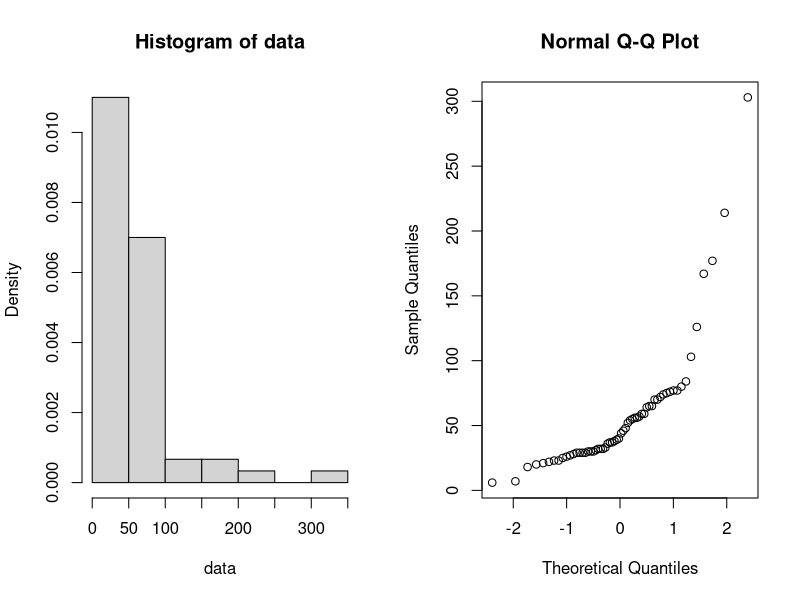
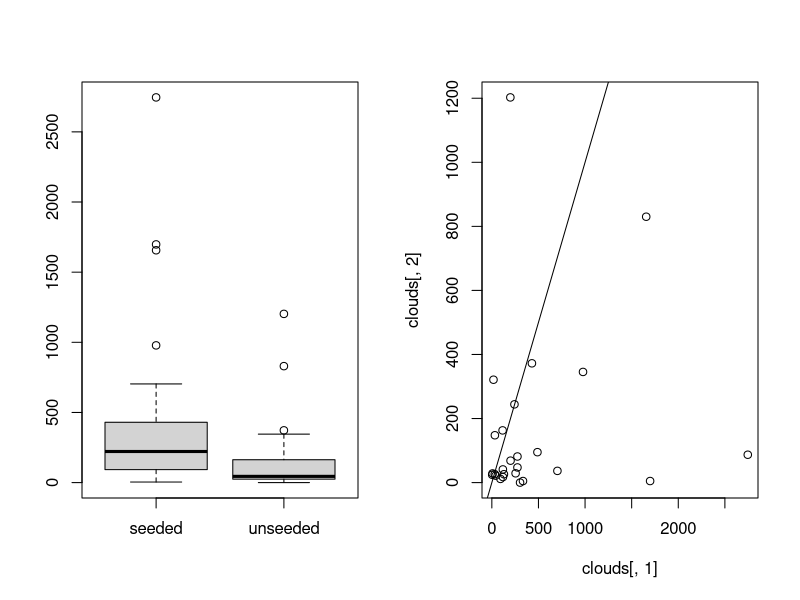
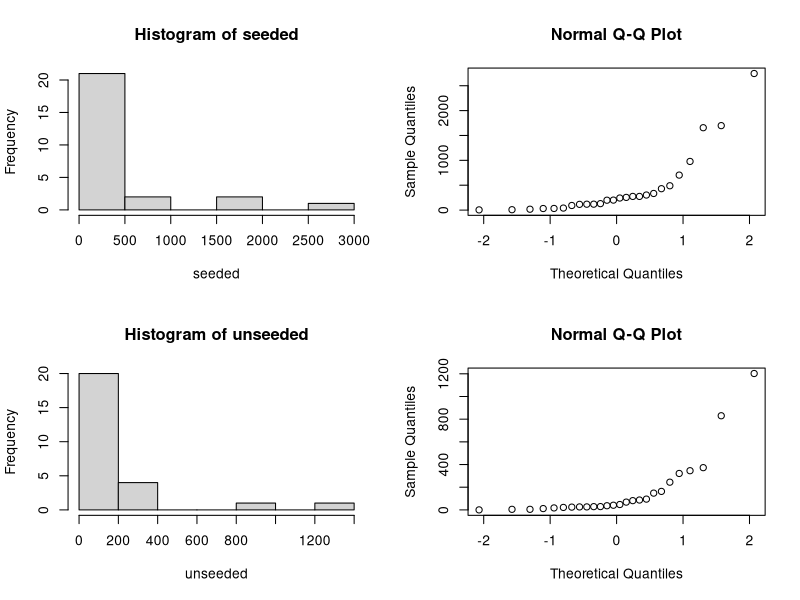
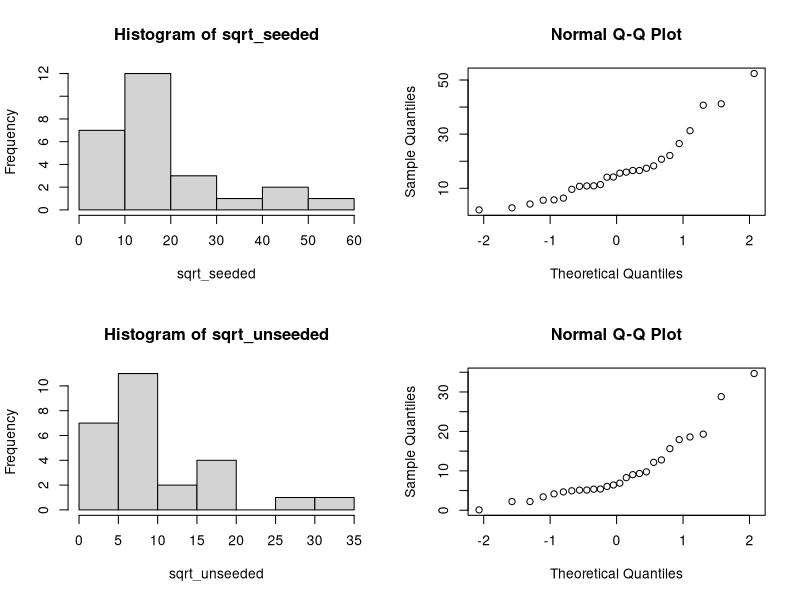
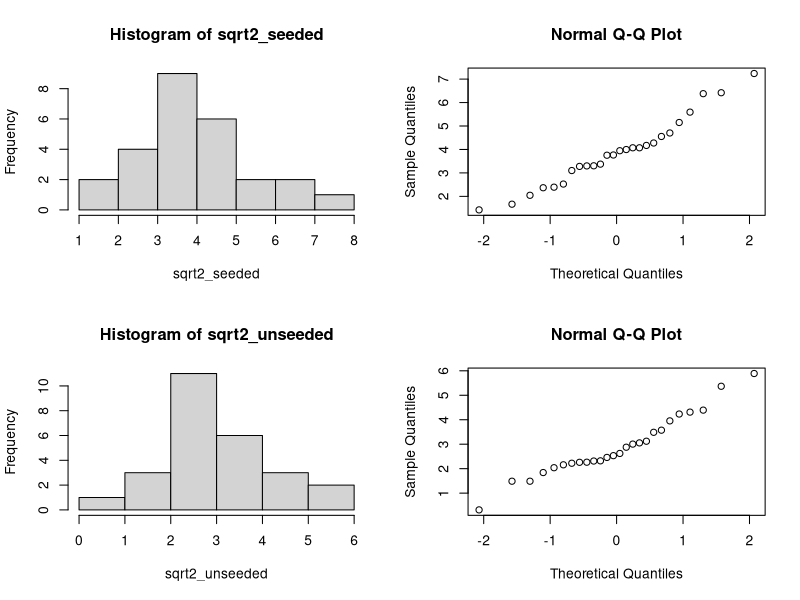
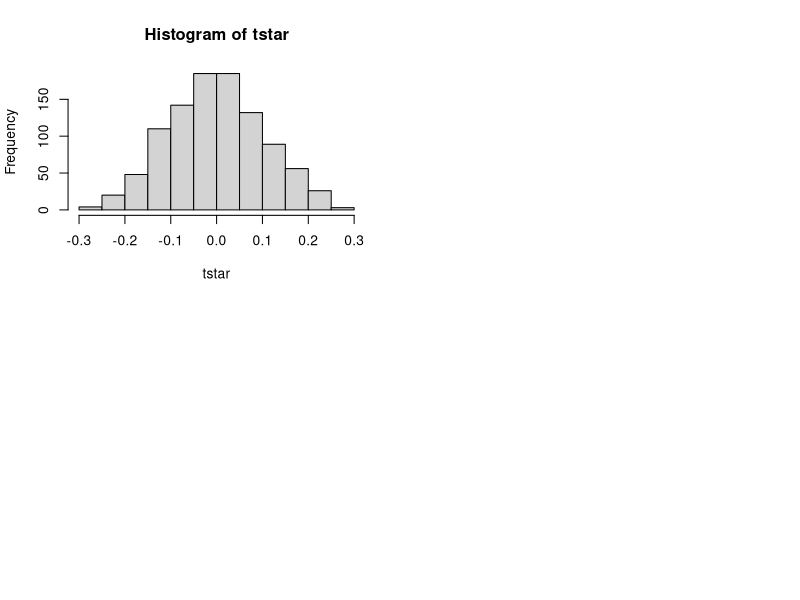

The R script that drew these images, in order:
## ---- chunk 1
data = read.table("telephone.txt", header=TRUE)
data = data[,1]

seqconst = seq(0.01,0.1,0.001)
constindex = 1
parr = numeric(length(seqconst))

x=seq(0,max(data),length=1000)

t_stat = median(data)
B = 1000
tstar = numeric(B)
n = length(data)
## ---- chunk 2

for(j in seqconst){
  for(i in 1:B){
    xstar = rexp(n,j)
    tstar[i] = median(xstar)
  }
  
  pl = sum(tstar<t_stat)/B
  pr=sum(tstar>t_stat)/B
  p = 2*min(pl,pr)
  parr[constindex] = p
  constindex = constindex+1
}

seqconst[parr>0.05]
## ---- chunk 3
data = scan("klm.txt")
par(mfrow=c(1,2))
hist(data, prob=T)
qqnorm(data)
## ---- chunk 4
# m0 = 31 - expected median duration
m0 = 31
ns = sum(data <= m0) #number of successes
nt = length(data) #number of trials
result = binom.test(ns,nt,p=0.5) # p=0.5 - we consider median duration (N/2)
result
p = result[[3]]
p
## ---- chunk 5
ns2 = sum(data > 72); # amount of deliveries that exceeded 72 days
result = binom.test(ns2,nt,p=0.1) # p=0.1 - we consider that at most 10% of data is successfull
result
p = result[[3]]
p
## ---- chunk 6
clouds = read.table("clouds.txt",header=TRUE)
par(mfrow=c(1,2))
boxplot(clouds[,1],clouds[,2],names=c("seeded","unseeded"))
plot(clouds[,1],clouds[,2])
abline(0,1)

seeded = clouds[,1]
unseeded = clouds[,2]
## ---- chunk 7
cor.test(seeded,unseeded,method="spearman")
## ---- chunk 8
par(mfrow=c(2,2))
hist(seeded)
qqnorm(seeded)
hist(unseeded)
qqnorm(unseeded)
## ---- chunk 9
t.test(seeded,unseeded)
## ---- chunk 10
wilcox.test(seeded,unseeded)
## ---- chunk 11
ks.test(seeded,unseeded)
## ---- chunk 12
sqrt_seeded = sqrt(seeded)
sqrt_unseeded = sqrt(unseeded)

par(mfrow=c(2,2))
hist(sqrt_seeded)
qqnorm(sqrt_seeded)
hist(sqrt_unseeded)
qqnorm(sqrt_unseeded)
## ---- chunk 13
t.test(sqrt_seeded,sqrt_unseeded)
## ---- chunk 14
wilcox.test(sqrt_seeded,sqrt_unseeded)
## ---- chunk 15
ks.test(sqrt_seeded,sqrt_unseeded)
## ---- chunk 16
sqrt2_seeded = sqrt(sqrt(seeded))
sqrt2_unseeded = sqrt(sqrt(unseeded))

par(mfrow=c(2,2))
hist(sqrt2_seeded)
qqnorm(sqrt2_seeded)
hist(sqrt2_unseeded)
qqnorm(sqrt2_unseeded)
## ---- chunk 17
t.test(sqrt2_seeded,sqrt2_unseeded)
## ---- chunk 18
wilcox.test(sqrt2_seeded,sqrt2_unseeded)
## ---- chunk 19
ks.test(sqrt2_seeded,sqrt2_unseeded)
## ---- chunk 20
data = read.table("run.txt", header=TRUE)
before = data[,1]
after = data[,2]
soft_d_before = before[1:12]
soft_d_after = after[1:12]
energy_d_before = before[13:24]
energy_d_after = after[13:24]
## ---- chunk 21
#Q2
#test difference in speed before and after soft drink
t.test(soft_d_before, soft_d_after, paired=TRUE)

#test difference in speed before and after energy drink
t.test(energy_d_before, energy_d_after, paired=TRUE)
## ---- chunk 22
tstat = function(x,y){mean(x-y)}
B = 1000
tstar = numeric(B)
for(i in 1:B){
  tempstar = t(apply(cbind(before,after), 1, sample))
  tstar[i] = tstat(tempstar[,1], tempstar[,2])
}

 myt= tstat(before, after)
 hist(tstar)
 pl=sum(tstar<myt)/B
 pr=sum(tstar>myt)/B
 p=2*min(pl,pr)
 p 
